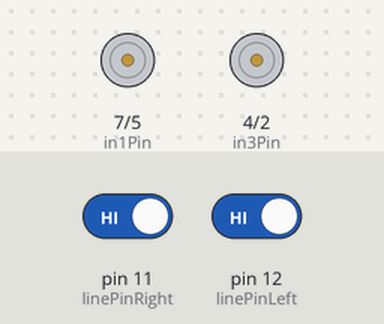
Simulated run of this sketch. Board: Arduino Uno, built with avr-gcc and run on an emulated ATmega328P. On the bench: motor-driver pin pairs drawn as motors (green arrow = first pin HIGH = forward, orange = second pin HIGH = backward, longer = more drive, scaled by the enable pin). The inputs (shaded band) are chosen by the test bench; at power-on: pin 11 (linePinRight) HIGH, pin 12 (linePinLeft) HIGH. What the sketch prints to the serial monitor is not drawn.

Above: at 1.2 s.
1.3 s: pin 11 (linePinRight) driven LOW
At 2.3 s:
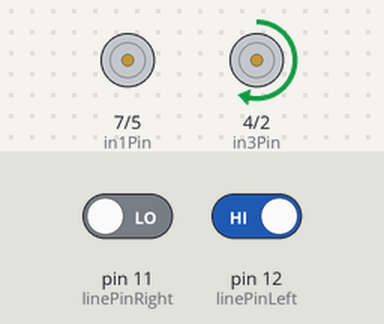
2.8 s: pin 12 (linePinLeft) driven LOW
At 3.4 s:
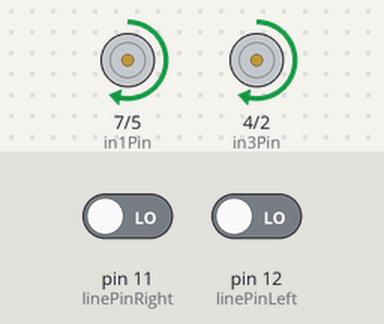
4.3 s: pin 11 (linePinRight) driven HIGH
At 5.7 s:
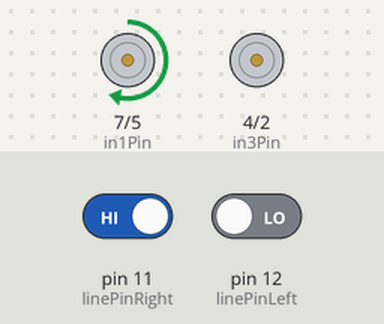
Timing chart, 0 to 7.3 s (numbered marks = the images above; inputs shaded):
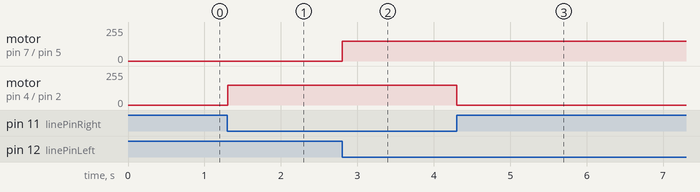

The sketch:

robot-car.ino
```cpp
// Ultrasonic Module pins
const int linePinLeft = 12;
const int linePinRight = 11;

// Motor control pins : L298N H bridge
const int enAPin = 6; // Left motor PWM speed control
const int in1Pin = 7; // Left motor Direction 1
const int in2Pin = 5; // Left motor Direction 2
const int in3Pin = 4; // Right motor Direction 1
const int in4Pin = 2; // Right motor Direction 2
const int enBPin = 3; // Right motor PWM speed control

bool testDrive = true;

enum Motor
{
    LEFT,
    RIGHT
};
// Set motor speed: 255 full ahead, −255 full reverse , 0 stop
void go(enum Motor m, int speed)
{
    digitalWrite(m == LEFT ? in1Pin : in3Pin, speed > 0 ? HIGH : LOW);
    digitalWrite(m == LEFT ? in2Pin : in4Pin, speed <= 0 ? HIGH : LOW);
    analogWrite(m == LEFT ? enAPin : enBPin, speed < 0 ? -speed : speed);
}

// Initial motor test :
// left motor forward then back
// right motor forward then back
void testMotors()
{
    static int speed[8] = {128, 255, 128, 0,
                           -128, -255, -128, 0};
    go(RIGHT, 0);
    for (unsigned char i = 0; i < 8; i++)
        go(LEFT, speed[i]), delay(200);
    for (unsigned char i = 0; i < 8; i++)
        go(RIGHT, speed[i]), delay(200);
}

void setup()
{
    // Configure input and pins
    pinMode(linePinLeft, INPUT);
    pinMode(linePinRight, INPUT);
    Serial.begin(9600);

    if (testDrive)
    {
        pinMode(enAPin, OUTPUT);
        pinMode(in1Pin, OUTPUT);
        pinMode(in2Pin, OUTPUT);
        pinMode(in3Pin, OUTPUT);
        pinMode(in4Pin, OUTPUT);
        pinMode(enBPin, OUTPUT);

        //Turn off the motors
        go(LEFT, 0);
        go(RIGHT, 0);

        //Test the motors
        //testMotors();
    }
}

void loop()
{

    int leftInp = digitalRead(linePinLeft);
    int rightInp = digitalRead(linePinRight);

    if (testDrive)
    {
        if (leftInp == 0 && rightInp == 0)
        {
            go(LEFT, 150);
            go(RIGHT, 150);
        }

        if (leftInp == 0 && rightInp != 0)
        {
            // turnright = move left wheel more than the right wheel
            go(LEFT, 150);
            go(RIGHT, 0);
        }

        if (leftInp != 0 && rightInp == 0)
        {
            // turnLeft = move right wheel more than the left wheel
            go(LEFT, 0);
            go(RIGHT, 150);
        }

        if (leftInp != 0 && rightInp != 0)
        {
            go(LEFT, 0);
            go(RIGHT, 0);
        }
        //Check next direction in 50ms
    }

    Serial.println("loop read");
    // Serial.println(digitalRead(linePinLeft));
    // Serial.println(digitalRead(linePinRight));
}
//12 -> lighton = 0
//10 -> lighton = 0
```

Measured:
- after the input at 1.3 s, motor on pin 4 (in3Pin) / pin 2 (in4Pin): stopped → forward 150/255 at once
- after the input at 2.8 s, motor on pin 7 (in1Pin) / pin 5 (in2Pin): stopped → forward 150/255 at once
- after the input at 4.3 s, motor on pin 4 (in3Pin) / pin 2 (in4Pin): forward 150/255 → stopped at once
